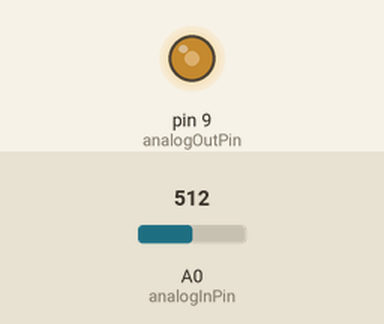
A sketch run on a simulated Arduino Uno, built with avr-gcc and run on an emulated ATmega328P. Parts: output pins drawn as LEDs (lit = HIGH). Inputs (shaded band) come from the test bench; at power-on: A0 (analogInPin) = 512.

Above: at 1.2 s.
1.3 s: A0 (analogInPin) set to 716
At 2.5 s:
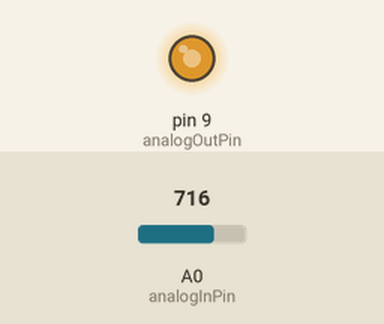
2.8 s: A0 (analogInPin) set to 900
At 3.8 s:
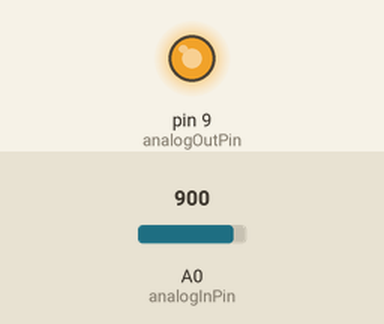
4.3 s: A0 (analogInPin) set to 122
At 5.0 s:
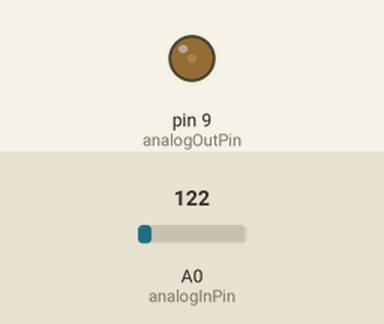
5.8 s: A0 (analogInPin) set to 0
At 6.1 s:
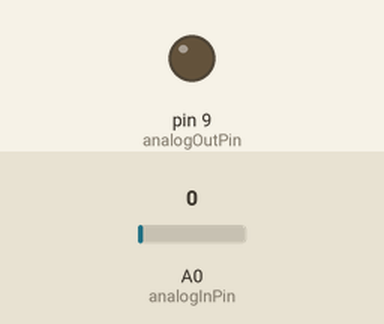
7.3 s: A0 (analogInPin) set to 511
At 8.5 s:
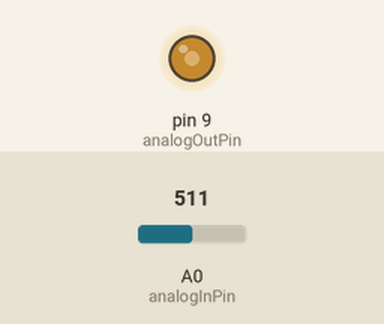
Timing chart, 0 to 9.8 s (numbered marks = the images above; inputs shaded):
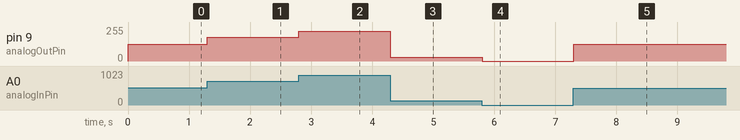

The sketch:

manual-control.ino
```cpp
/*
  This code reads a value from analog input (the exact pin is set by analogInPin)
  and outputs a PWM signal (through the analogWrite command) to the pin specified by
  analogOutPin.

  Modified from
  https://www.arduino.cc/en/Tutorial/BuiltInExamples/AnalogInOutSerial
*/

// Parameters to change
const int analogInPin = A0; // Analog input pin that the potentiometer is attached to
const int analogOutPin = 9; // Analog output pin that the LED is attached to


// Code to read analog and output PWM
int outputValue = 0;        // value output to the PWM (analog out)

void setup() {
  // Start serial communication.
  // NOTE: the baud rate needs to be set in the serial monitor/plotter as 115200
  Serial.begin(1000000);
}

void loop() {
  // read the analog in value:
  int sensorValue = analogRead(analogInPin);
  // map it to the range of the analog out - this is required as the analog input
  // reads a value from 0 to 1023, and the PWM output takes a value between 0 to 255.
  outputValue = map(sensorValue, 0, 1023, 0, 255);
  // change the analog out value:
  analogWrite(analogOutPin, outputValue);

  // wait 2 milliseconds before the next loop for the analog-to-digital
  // converter to settle after the last reading:
  delay(2);
}
```

Measured:
- after the input at 1.3 s, pin 9 (analogOutPin): 127/255 → 178/255 at once
- after the input at 2.8 s, pin 9 (analogOutPin): 178/255 → 224/255 at once
- after the input at 4.3 s, pin 9 (analogOutPin): 224/255 → 30/255 at once
- after the input at 5.8 s, pin 9 (analogOutPin): 30/255 → 0/255 at once
- after the input at 7.3 s, pin 9 (analogOutPin): 0/255 → 127/255 at once
